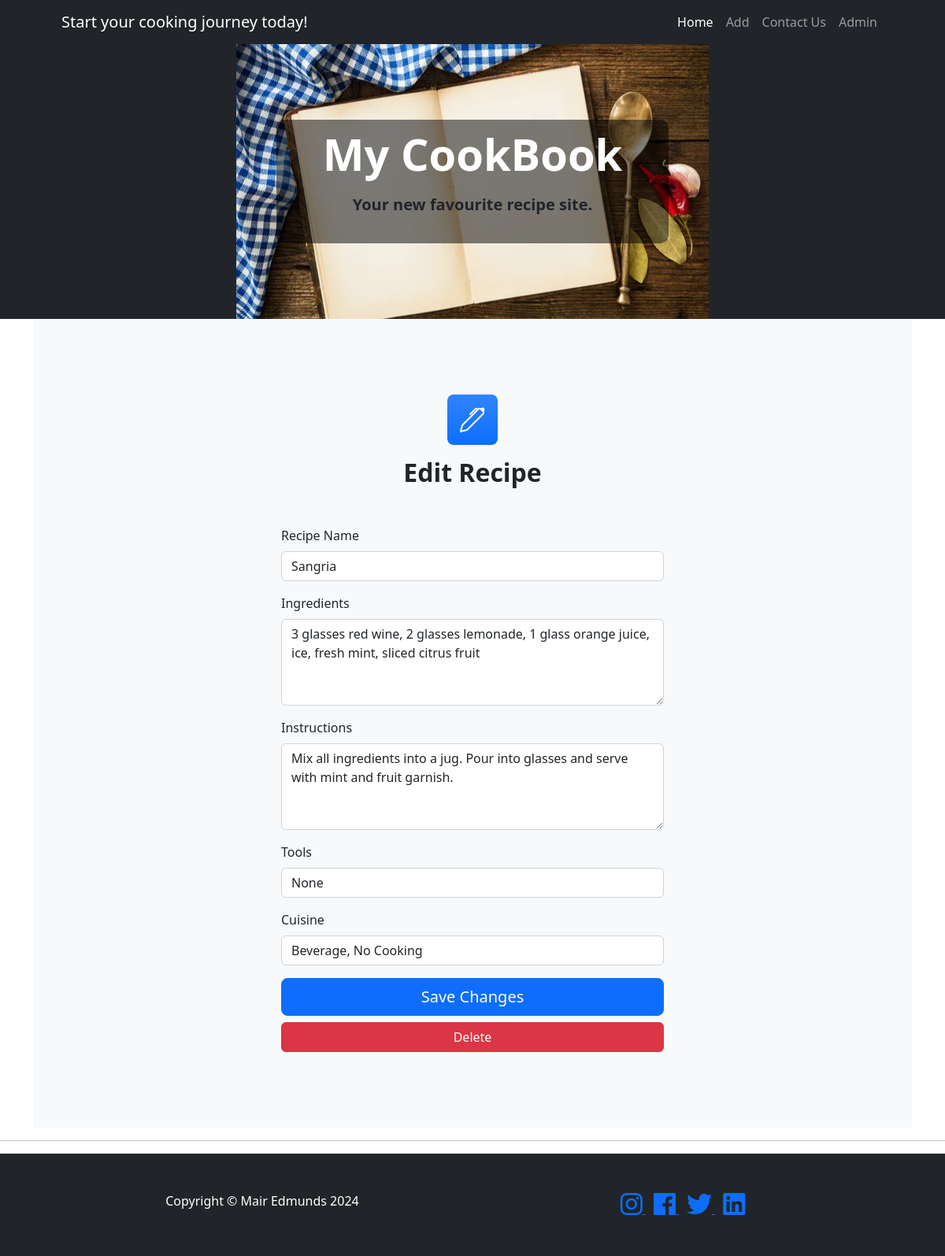
Screenshot of /edit_recipe/4 with the database file from the repository.
### run.py (models this page shows)
class Recipe(db.Model):
    id = db.Column(db.Integer, primary_key=True)
    name = db.Column(db.String(255), nullable=False)
    ingredients = db.Column(db.Text, nullable=False)
    instructions = db.Column(db.Text, nullable=False)
    tools = db.Column(db.String(255), nullable=False)
    cuisine = db.Column(db.String(255), nullable=False)

### run.py (the view, shortened to what this page needs)
@app.route('/edit_recipe/<int:recipe_id>', methods=['GET', 'POST'])
def edit_recipe(recipe_id):
    recipe = Recipe.query.get(recipe_id)
    if recipe is None:
        return "Recipe not found", 404
    return render_template('edit_recipe.html', recipe=recipe)

### templates/edit_recipe.html
{% extends "base.html" %}
{% block content %}
<section class="bg-light py-5">
    <div class="container px-5 my-5">
        <div class="text-center mb-5">
            <div class="feature bg-primary bg-gradient text-white rounded-3 mb-3"><i class="bi bi-pen"></i>
            </div>
            <h2 class="fw-bolder">Edit Recipe</h2>
        </div>
        <div class="row gx-5 justify-content-center">
            <div class="col-lg-6">
                <form method="POST" action="{{ url_for('edit_recipe', recipe_id=recipe.id) }}">
                    <div class="mb-3">
                        <label for="name" class="form-label">Recipe Name</label>
                        <input type="text" class="form-control" id="name" name="name" value="{{ recipe.name }}"
                            required>
                    </div>
                    <div class="mb-3">
                        <label for="ingredients" class="form-label">Ingredients</label>
                        <textarea class="form-control" id="ingredients" name="ingredients" rows="4"
                            required>{{ recipe.ingredients }}</textarea>
                    </div>
                    <div class="mb-3">
                        <label for="instructions" class="form-label">Instructions</label>
                        <textarea class="form-control" id="instructions" name="instructions" rows="4"
                            required>{{ recipe.instructions }}</textarea>
                    </div>
                    <div class="mb-3">
                        <label for="tools" class="form-label">Tools</label>
                        <input type="text" class="form-control" id="tools" name="tools" value="{{ recipe.tools }}"
                            required>
                    </div>
                    <div class="mb-3">
                        <label for="cuisine" class="form-label">Cuisine</label>
                        <input type="text" class="form-control" id="cuisine" name="cuisine" value="{{ recipe.cuisine }}"
                            required>
                    </div>
                    <div class="d-grid">
                        <button type="submit" class="btn btn-lg btn-primary">Save Changes</button>
                    </div>
                    <div class="d-grid mt-2">
                        <a class="btn btn-danger " href="{{ url_for('delete_recipe', recipe_id=recipe.id) }}">
                            Delete
                        </a>
                    </div>
                </form>
            </div>
        </div>
    </div>
</section>
{% endblock %}

### rows the page displays
Recipe: name "Sangria", ingredients "3 glasses red wine, 2 glasses lemonade, 1 glass orange juice, ice, fresh mint, sliced citrus fruit", instructions "Mix all ingredients into a jug. Pour into glasses and serve with mint and fruit garnish.", tools "None", cuisine "Beverage, No Cooking"
